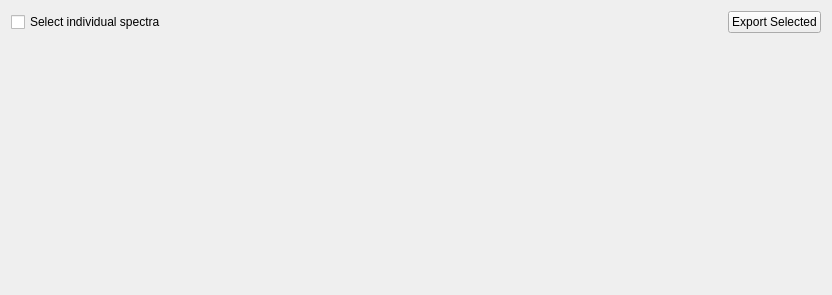
<?xml version="1.0" encoding="UTF-8"?>
<ui version="4.0">
 <class>Form</class>
 <widget class="QWidget" name="Form">
  <property name="geometry">
   <rect>
    <x>0</x>
    <y>0</y>
    <width>832</width>
    <height>295</height>
   </rect>
  </property>
  <property name="sizePolicy">
   <sizepolicy hsizetype="Preferred" vsizetype="Expanding">
    <horstretch>0</horstretch>
    <verstretch>0</verstretch>
   </sizepolicy>
  </property>
  <property name="windowTitle">
   <string>Form</string>
  </property>
  <layout class="QVBoxLayout" name="verticalLayout">
   <item>
    <layout class="QHBoxLayout" name="horizontalLayout">
     <item>
      <widget class="QCheckBox" name="checkBox">
       <property name="text">
        <string>Select individual spectra</string>
       </property>
      </widget>
     </item>
     <item>
      <spacer name="horizontalSpacer">
       <property name="orientation">
        <enum>Qt::Horizontal</enum>
       </property>
       <property name="sizeHint" stdset="0">
        <size>
         <width>40</width>
         <height>20</height>
        </size>
       </property>
      </spacer>
     </item>
     <item>
      <widget class="QPushButton" name="exportSelected">
       <property name="text">
        <string>Export Selected</string>
       </property>
      </widget>
     </item>
    </layout>
   </item>
   <item>
    <layout class="QHBoxLayout" name="horizontalLayout_2">
     <item>
      <widget class="SpectraSelector" name="spectraSelector" native="true">
       <property name="sizePolicy">
        <sizepolicy hsizetype="Expanding" vsizetype="Expanding">
         <horstretch>0</horstretch>
         <verstretch>0</verstretch>
        </sizepolicy>
       </property>
       <property name="minimumSize">
        <size>
         <width>0</width>
         <height>150</height>
        </size>
       </property>
      </widget>
     </item>
     <item>
      <widget class="DatasetSelector" name="dataSetSelector" native="true">
       <property name="sizePolicy">
        <sizepolicy hsizetype="Expanding" vsizetype="Expanding">
         <horstretch>0</horstretch>
         <verstretch>0</verstretch>
        </sizepolicy>
       </property>
       <property name="minimumSize">
        <size>
         <width>0</width>
         <height>150</height>
        </size>
       </property>
      </widget>
     </item>
    </layout>
   </item>
  </layout>
 </widget>
 <customwidgets>
  <customwidget>
   <class>DatasetSelector</class>
   <extends>QWidget</extends>
   <header>DataSelector</header>
   <container>1</container>
  </customwidget>
  <customwidget>
   <class>SpectraSelector</class>
   <extends>QWidget</extends>
   <header>DataSelector</header>
   <container>1</container>
  </customwidget>
 </customwidgets>
 <resources/>
 <connections>
  <connection>
   <sender>checkBox</sender>
   <signal>clicked(bool)</signal>
   <receiver>spectraSelector</receiver>
   <slot>setVisible(bool)</slot>
   <hints>
    <hint type="sourcelabel">
     <x>127</x>
     <y>18</y>
    </hint>
    <hint type="destinationlabel">
     <x>127</x>
     <y>42</y>
    </hint>
   </hints>
  </connection>
  <connection>
   <sender>checkBox</sender>
   <signal>clicked(bool)</signal>
   <receiver>dataSetSelector</receiver>
   <slot>setHidden(bool)</slot>
   <hints>
    <hint type="sourcelabel">
     <x>541</x>
     <y>15</y>
    </hint>
    <hint type="destinationlabel">
     <x>542</x>
     <y>69</y>
    </hint>
   </hints>
  </connection>
 </connections>
</ui>
